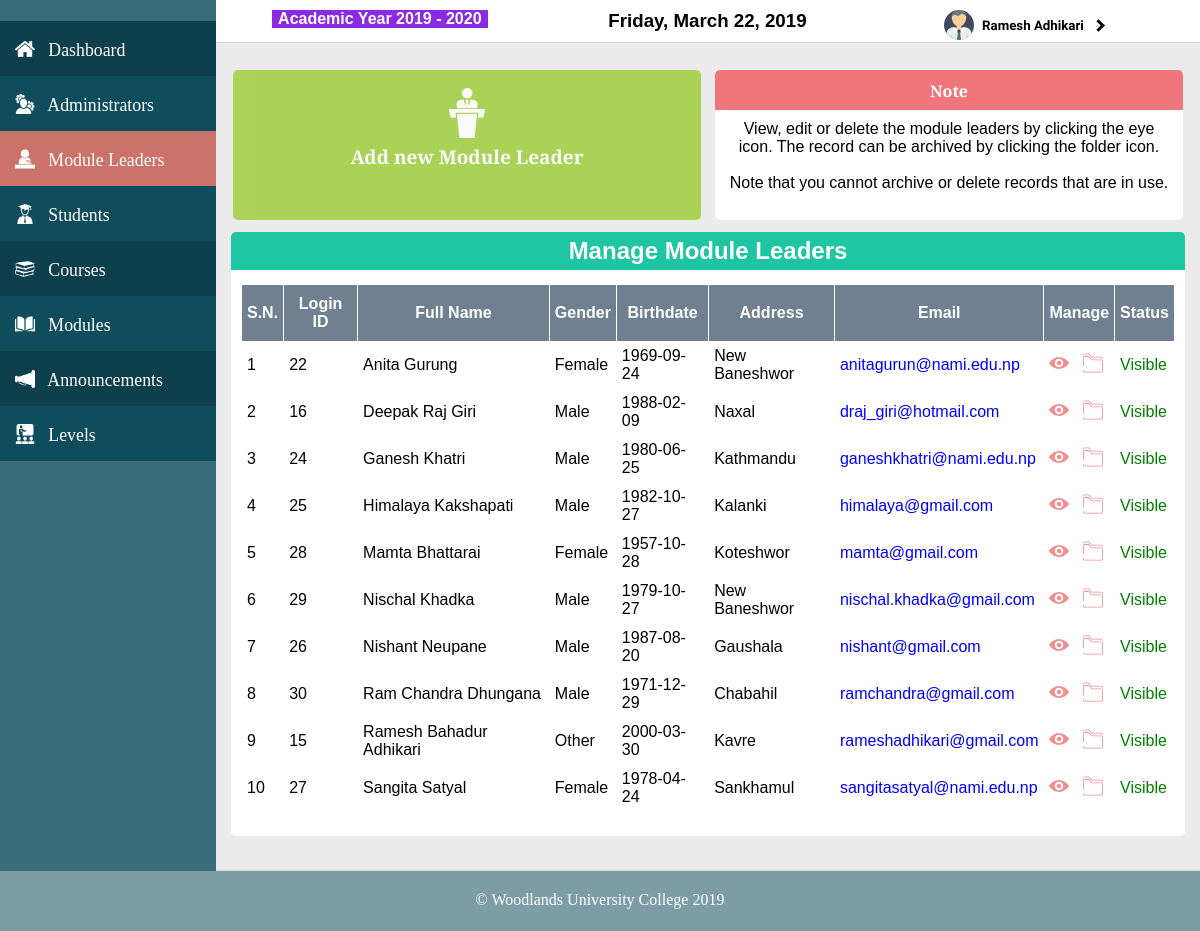
Before: /public/ManageModuleLeaders (signed in) with the older database file.
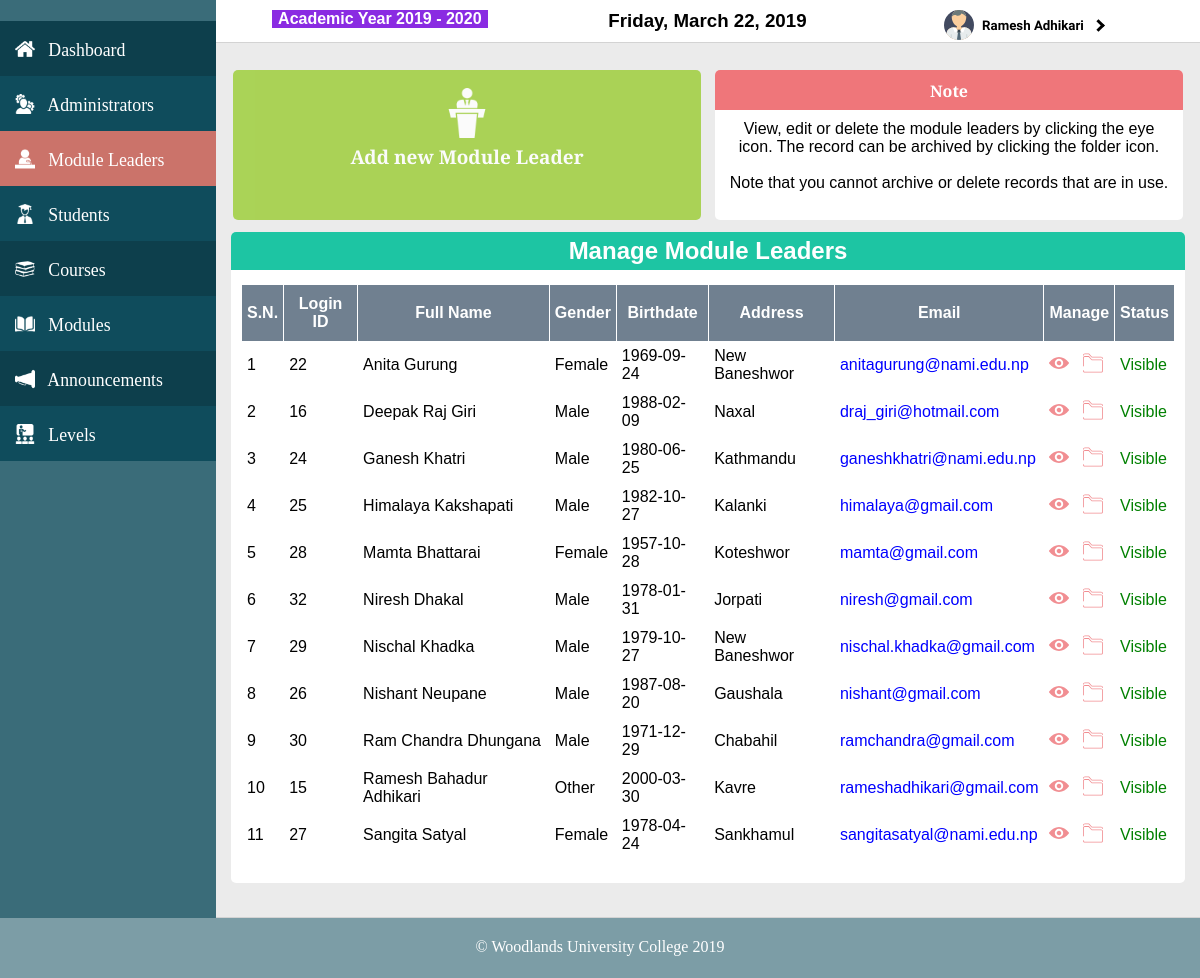
After: the same page with the newer database file.
### tables this page shows
CREATE TABLE `users` (
  `uid` int(9) NOT NULL,
  `fname` varchar(50) NOT NULL,
  `mname` varchar(50) NOT NULL,
  `lname` varchar(50) NOT NULL,
  `password` varchar(255) NOT NULL,
  `gender` enum('Male','Female','Other') NOT NULL,
  `birthdate` date NOT NULL,
  `uaddress` varchar(255) NOT NULL,
  `ucontact` varchar(20) NOT NULL,
  `uemail` varchar(255) NOT NULL,
  `urole` varchar(50) NOT NULL,
  `ustatus` enum('Y','N') NOT NULL
);

### app/functions/functions.php (called while the page is built, shortened)
<?php
function loadTemplate($fileName, $templateVars) {
  extract($templateVars);
  require $fileName;
  $contents = ob_get_clean();
  return $contents;
}
?>

### app/controllers/ManageModuleLeaders.php (called while the page is built, shortened)
<?php
  class ManageModuleLeaders extends Controller{
    public function index($val=""){
      $userClass = new DatabaseTable('users');
      $users = $userClass->findSorted('urole','Module Leader', 'fname');
      $moduleLeaderClass = new DatabaseTable('lecturers');
      $moduleLeaders = $moduleLeaderClass->findall();
      $manage = "module leaders";
      $template = '../app/views/administrators/userNote.php';
      $note = loadTemplate($template, ['val'=>$val, 'manage'=>$manage]);
      $template = '../app/views/administrators/manageModuleLeaders.php';
      $content = loadTemplate($template, ['val'=>$val, 'users'=>$users,'note'=>$note, 'moduleLeaders'=>$moduleLeaders]);
    }
  }
?>

### app/core/App.php (called while the page is built, shortened)
<?php
class App{
    protected $method = 'index';
    public function __construct(){
      $url = $this->parseUrl();
      if (file_exists('../app/controllers/' . $url[0] . '.php')) {
          unset($url[0]);
      }
      $this->controller = new $this->controller;
      $this->param = $url ? array_values($url) : [];
      call_user_func_array([$this->controller,$this->method],$this->param);
    }
    public function parseUrl(){
      if (isset($_GET['url'])) {
          return $url = explode('/', filter_var(rtrim($_GET['url'], '/'), FILTER_SANITIZE_URL));
      }
    }
}

### public/index.php (called while the page is built, shortened)
<?php
  require_once '../app/pdoconnect/pdoconnect.php';
  require_once '../app/models/databasetable.php';
  require_once '../app/functions/functions.php';
  $app = new App;
?>

### app/models/databasetable.php (called while the page is built, shortened)
<?php
class DatabaseTable{
	public $table;
	function __construct($table){
		$this->table = $table;
	}
	function findSorted($field, $value, $sorter){
		global $pdo;
		$stmt = $pdo->prepare('SELECT * FROM '.$this->table.' WHERE '.$field.'=:value ORDER BY '.$sorter . ' ASC');
		$criteria = [
						'value' => $value
		];
		$stmt->execute($criteria);
		return $stmt;
	}
}

### app/views/administrators/manageModuleLeaders.php (the view)
<div class = "boxesContainer boxesContainerManage">
  <div class = "contentBoxLarge contentBoxLargeManage addNewBox">
    <a href = "/GroupProject/public/ManageModuleLeaders/add">
      <div style="width: 100%; height: 80%; padding-top: 4%;">
        <img src = "/GroupProject/public/resources/images/addlecturer.png" width="50"><br>
        Add new Module Leader
      </div>
    </a>
  </div>
  <?php
    echo $note;
  ?>
</div>
<div class = "adminManageTable">
  <div class = "tableTitle">
    <h1 class = "tableHeading">Manage Module Leaders</h1>
  </div>
  <table>
    <tr>
      <th>S.N.</th>
      <th>Login ID</th>
      <th>Full Name</th>
      <th>Gender</th>
      <th>Birthdate</th>
      <th>Address</th>
      <th>Email</th>
      <th>Manage</th>
      <th>Status</th>
    </tr>
    <?php
    $count = 0;
      while($user = $users->fetch()){
        $viewIcon = '<a href = "/GroupProject/public/ManageModuleLeaders/browse/'.$user['uid'].'">
                          <img class = "tableIcon" src = "/GroupProject/public/resources/images/view.svg">
                        </a>';
        $archiveIcon = '<a href = "/GroupProject/public/ManageModuleLeaders/archive/'.$user['uid'].'">
                          <img class = "tableIcon" src = "/GroupProject/public/resources/images/archive.svg">
                        </a>';
        $statusText = $user['ustatus']=="Y" ? '<font color = "green">Visible</font>':
                                                           '<font color = "red">Archived</font>';
        $count++;
        echo '<tr>
                <td>'.$count.'</td>
                <td>'.$user['uid'].'</td>
                <td>'.$user['fname'].' '.$user['mname'].' '.$user['lname'].'</td>
                <td>'.$user['gender'].'</td>
                <td>'.$user['birthdate'].'</td>
                <td>'.$user['uaddress'].'</td>
                <td><a href = "mailto:'.$user['uemail'].'">'.$user['uemail'].'</a></td>
                <td>'.$viewIcon.' &nbsp;'.$archiveIcon.'</td>
                <td>'.$statusText.'</td>
        ';
      }
    ?>
  </table>
</div>

Changed rows visible on the page:
changed users "Anita": uemail "anitagurun@nami.edu.np" → "anitagurung@nami.edu.np"
added users: uid "32", fname "Niresh", lname "Dhakal", gender "Male", birthdate "1978-01-31", uaddress "Jorpati", uemail "niresh@gmail.com", ustatus "Visible"
